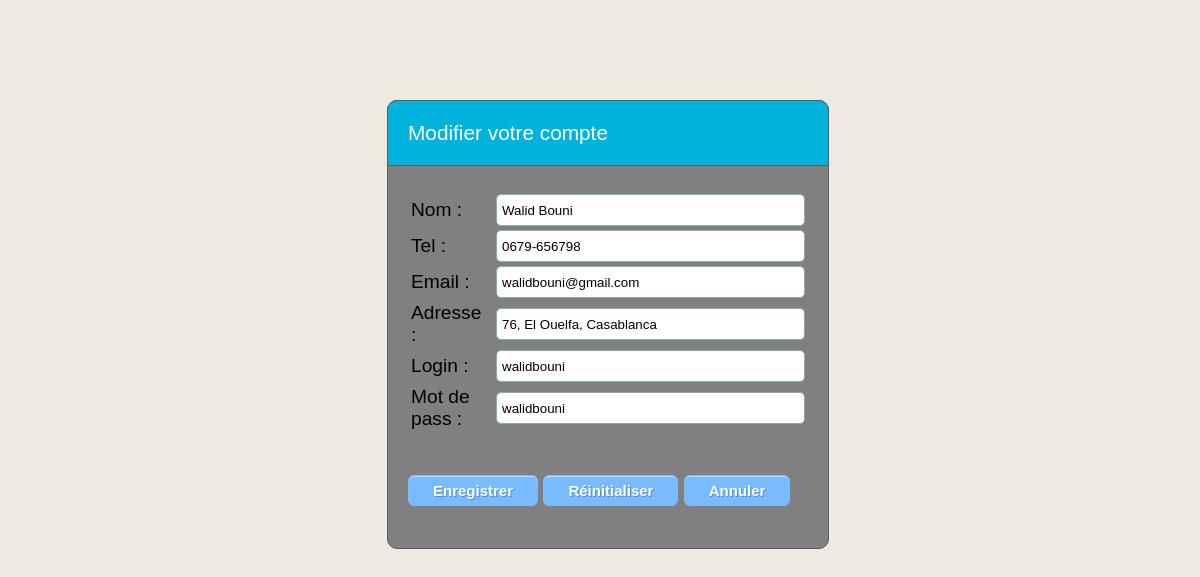
The page /modifier_compte.php (signed in) on the database its author committed.
### modifier_compte.php (the view, shortened to what this page needs)
<!DOCTYPE HTML>
<html>
	<head>
		<link rel="stylesheet" href="css/style.css">
		<link rel="stylesheet" href="css/account.css">
	</head>
	<body>
		<?php
			if(isset($_SESSION['login'])){
				switch($_SESSION['type_compte']){
					case 'chef_projet':
						$chef_projet_results = mysql_query("SELECT * FROM `chef de projet` WHERE `ID` = ".$_SESSION['id_compte']);
						$row = mysql_fetch_array($chef_projet_results);
						$nom = $row['Nom'];
						$tel = $row['Tel'];
						$email = $row['Email'];
						$adresse = $row['Adresse'];
						$login = $row['Login'];
						$password = $row['Password'];
					break;
				}
		?>
		<div id="update_compte">
				<div id="account_title_wr" ><div id="account_title" >Modifier votre compte</div></div>
				<div id="form">
					<table>
						<tbody>
							<tr>
								<td>Nom : </td>
								<td><input size="35" type="text" name="nom" id="nom" value="<?php echo $nom;?>"></td>
							</tr>
							<tr>
								<td>Tel : </td>
								<td><input size="35" type="text" name="tel" id="tel" value="<?php echo $tel;?>"></td>
							</tr>
							<tr>
								<td>Email : </td>
								<td><input size="35" type="text" name="email" id="email" value="<?php echo $email;?>"></td>
							</tr>
							<tr>
								<td>Adresse : </td>
								<td><input size="35" type="text" name="adresse" id="adresse" value="<?php echo $adresse;?>"></td>
							</tr>
							<tr>
								<td>Login : </td>
								<td><input size="35" type="text" name="login" id="login" value="<?php echo $login;?>"></td>
							</tr>
							<tr>
								<td>Mot de pass : </td>
								<td><input size="35" type="text" name="password" id="password" value="<?php echo $password;?>"></td>
							</tr>
						</tbody>
					</table>
					<br>
					<button type="button" id="save">Enregistrer</button>
					<button type="button" id="init" >Réinitialiser</button>
					<button type="button" id="cancel" >Annuler</button>
					<br><br>
				</div>
		</div>
		<?php
			}else{
				echo "logged out";
				header('Location: index.php');
			}
		?>
	</body>
</html>

### css/style.css (style rules this page uses)
html { font-family: arial; font-size: 16px; }
#form { margin: auto; width: 400px; }

### css/account.css (style rules this page uses)
html { background-color: #EDEAE3; width: 100%; }
body { margin-top: 100px; width: 100%; overflow-x: hidden; }
#form { width: 400px; position: relative; margin: auto; font-size: 1.2em; border: 1px rgb(94, 90, 90) solid; padding: 20px; border-radius: 10px; background-color: grey; padding-top: 70px; }
#form table { margin-top: 20px; min-width: 100%; }
#form input { min-width: 95%; min-height: 20px; padding: 5px; border-radius: 5px; border: 1px rgb(136, 170, 179) solid; outline: 0; outline-style: none; outline-width: 0; -moz-outline-width: 0; }
#account_title { margin: auto; font-family: arial; font-size: 1.3em; background-color: #00B3DC; color: #fff; border: 1px rgb(94, 90, 90) solid; width: 400px; position: relative; border-top-right-radius: 10px; border-top-left-radius: 10px; padding: 20px; z-index: 2; }
#account_title_wr { position: absolute; width: 100%; }
#form button { margin-top: 20px; cursor: pointer; -moz-box-shadow:inset 0px 1px 0px 0px #bbdaf7; -webkit-box-shadow:inset 0px 1px 0px 0px #bbdaf7; box-shadow:inset 0px 1px 0px 0px #bbdaf7; background-color:#79bbff; -moz-border-radius:6px; -webkit-border-radius:6px; border-radius:6px; border:1px solid #84bbf3; display:inline-block; color:#ffffff; font-family:arial; font-size:15px; font-weight:bold; padding:6px 24px; text-decoration:none; text-shadow:1px 1px 0px #528ecc; }

### rows shown on the page
chef de projet: nom "Walid Bouni", tel "0679-656798", email "walidbouni@gmail.com", adresse "76, El Ouelfa, Casablanca", login "walidbouni", password "walidbouni"
